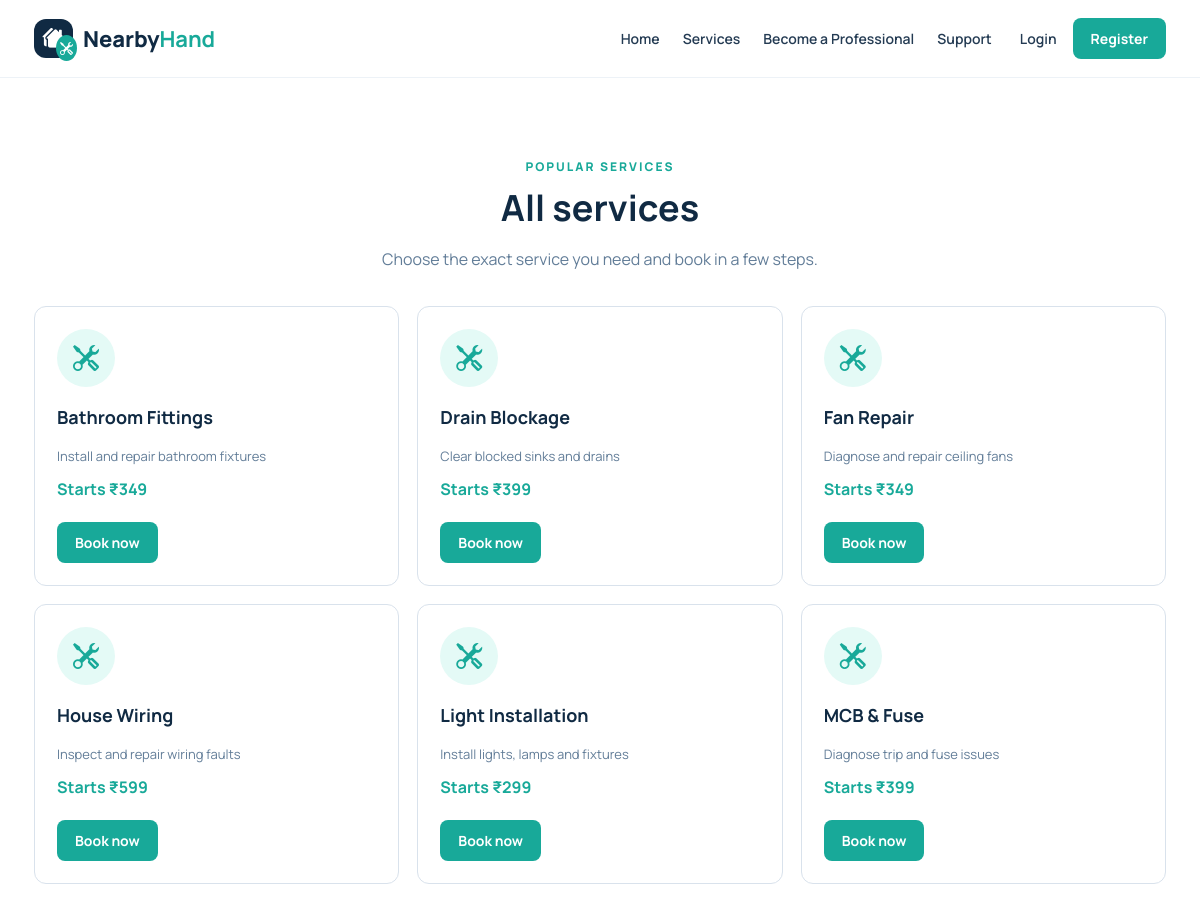
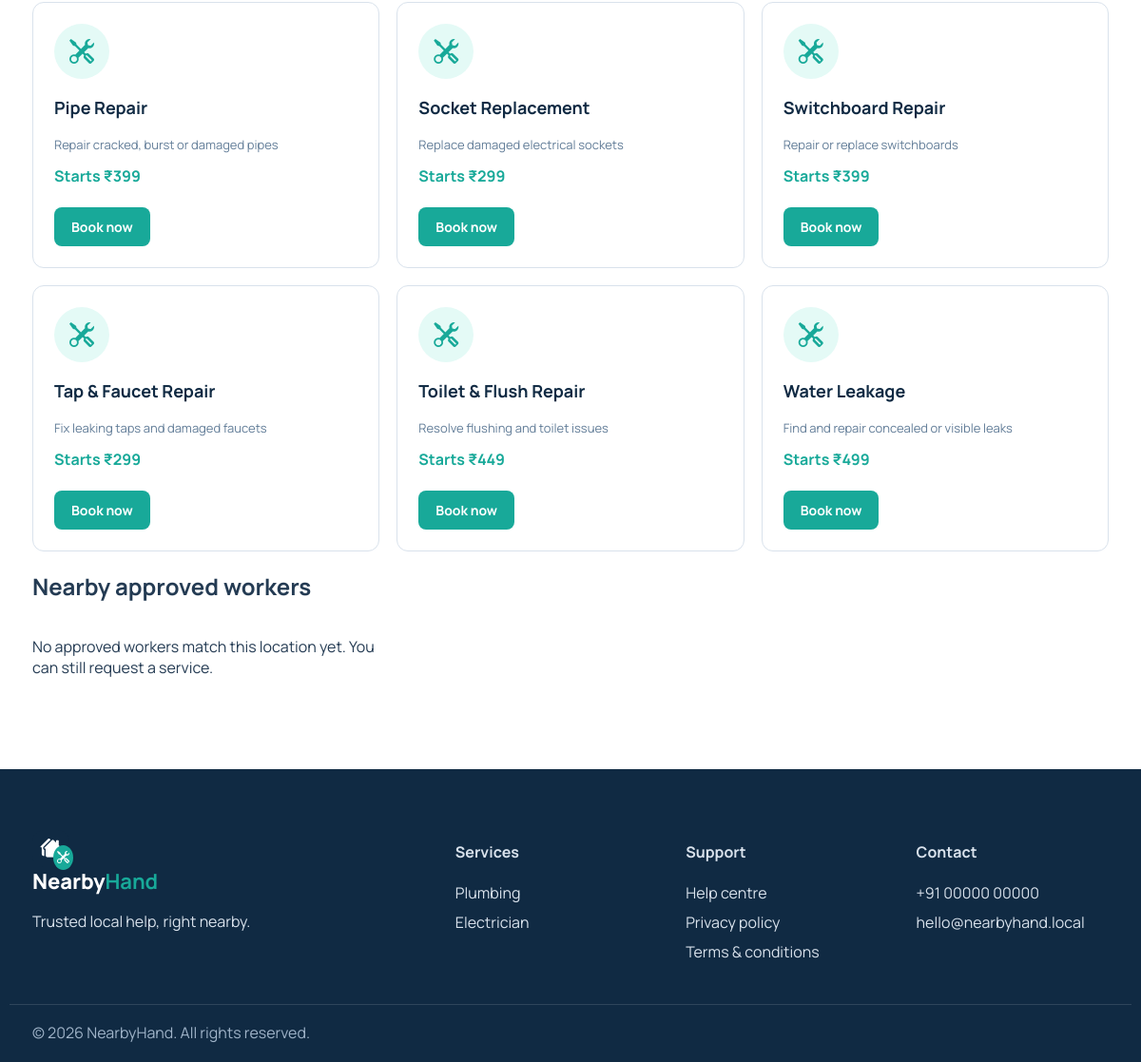
/services.php, run on the app's committed database (2 pictures, top to bottom).
### tables this page shows
CREATE TABLE services (id INT AUTO_INCREMENT PRIMARY KEY, category_id INT, name VARCHAR(120) NOT NULL, description TEXT, price DECIMAL(10,2) DEFAULT 299, visit_charge DECIMAL(10,2) DEFAULT 49, active BOOLEAN DEFAULT 1, FOREIGN KEY(category_id) REFERENCES service_categories(id));

### includes/bootstrap.php (called while the page is built, shortened)
<?php
function e($value) { return htmlspecialchars((string)$value, ENT_QUOTES, 'UTF-8'); }
function current_user() { return $_SESSION['user'] ?? null; }

### services.php (the view, shortened to what this page needs)
<?php require __DIR__.'/includes/bootstrap.php'; $category=$_GET['category'] ?? ''; $q=trim($_GET['q'] ?? ''); if($category){$stmt=$pdo->prepare("SELECT s.* FROM services s JOIN service_categories c ON c.id=s.category_id WHERE c.slug=? AND s.active=1 ORDER BY s.name");$stmt->execute([$category]);}elseif($q){$stmt=$pdo->prepare("SELECT s.* FROM services s JOIN service_categories c ON c.id=s.category_id WHERE s.active=1 AND (s.name LIKE ? OR s.description LIKE ?) ORDER BY s.name");$stmt->execute(['%'.$q.'%','%'.$q.'%']);}else{$stmt=$pdo->query("SELECT s.* FROM services s WHERE active=1 ORDER BY s.name");}$services=$stmt->fetchAll(); $location=strtolower(trim($_GET['location'] ?? '')); $workerStmt=$pdo->prepare("SELECT w.*,AVG(r.rating) rating,COUNT(r.id) review_count FROM workers w LEFT JOIN reviews r ON r.worker_id=w.id WHERE w.status='approved' AND (?='' OR LOWER(COALESCE(w.service_area,'')) LIKE ? OR LOWER(COALESCE(w.address,'')) LIKE ?) GROUP BY w.id ORDER BY rating DESC,w.name LIMIT 20");$workerStmt->execute([$location,'%'.$location.'%','%'.$location.'%']);$workers=$workerStmt->fetchAll(); $pageTitle='Services'; require __DIR__.'/includes/header.php'; ?>
<section class="section"><div class="container"><div class="section-head"><div class="eyebrow">Popular services</div><h2><?=e($category ? ucfirst($category) : 'All services')?></h2><p>Choose the exact service you need and book in a few steps.</p></div><div class="service-list"><?php foreach($services as $s): ?><article class="mini-service"><div class="service-icon" style="width:58px;height:58px;font-size:26px"><i class="bi bi-tools"></i></div><h3><?=e($s['name'])?></h3><p><?=e($s['description'])?></p><strong>Starts ₹<?=number_format($s['price'],0)?></strong><br><br><a class="btn btn-primary" href="booking.php?service=<?=e($s['id'])?>">Book now</a></article><?php endforeach; ?></div><h2 class="workers-title">Nearby approved workers</h2><div class="service-list"><?php if(!$workers): ?><p>No approved workers match this location yet. You can still request a service.</p><?php endif ?></div></div></section>
<?php require __DIR__.'/includes/footer.php'; ?>

### includes/header.php (shortened to what this page needs)
<?php $u=current_user(); $base = str_contains($_SERVER['SCRIPT_NAME'] ?? '', '/admin/') ? '../' : ''; ?>
<!doctype html><html lang="en"><head><link href="https://cdn.jsdelivr.net/npm/bootstrap-icons@1.11.3/font/bootstrap-icons.min.css" rel="stylesheet"><link rel="stylesheet" href="<?=e($base)?>assets/css/style.css"></head><body>
<header class="site-header"><div class="container nav-wrap"><a class="brand" href="<?=e($base)?>index.php"><span class="brand-mark"><i class="bi bi-houses-fill"></i><i class="bi bi-tools"></i></span><span>Nearby<b>Hand</b></span></a><button class="nav-toggle" aria-label="Menu"><i class="bi bi-list"></i></button><nav><a href="<?=e($base)?>index.php">Home</a><a href="<?=e($base)?>services.php">Services</a><?php if($u && $u['role']==='customer'): ?><a href="<?=e($base)?>my-bookings.php">My Bookings</a><?php elseif($u && $u['role']==='worker'): ?><a href="<?=e($base)?>worker-dashboard.php">Worker Panel</a><?php else: ?><a href="<?=e($base)?>worker-register.php">Become a Professional</a><?php endif ?><a href="#support">Support</a></nav><div class="nav-actions"><?php if($u): ?><span class="hello">Hi, <?=e(explode(' ', $u['name'])[0])?></span><a class="btn btn-outline" href="<?=e($base)?>logout.php">Logout</a><?php else: ?><a class="login-link" href="<?=e($base)?>login.php">Login</a><a class="btn btn-primary" href="<?=e($base)?>register.php">Register</a><?php endif ?></div></div></header>

### includes/footer.php
<?php $base = str_contains($_SERVER['SCRIPT_NAME'] ?? '', '/admin/') ? '../' : ''; ?>
<footer class="footer" id="support"><div class="container footer-grid"><div><a class="brand light" href="<?=e($base)?>index.php"><span class="brand-mark"><i class="bi bi-houses-fill"></i><i class="bi bi-tools"></i></span><span>Nearby<b>Hand</b></span></a><p>Trusted local help, right nearby.</p></div><div><h4>Services</h4><a href="<?=e($base)?>services.php?category=plumbing">Plumbing</a><a href="<?=e($base)?>services.php?category=electrician">Electrician</a></div><div><h4>Support</h4><a href="#">Help centre</a><a href="#">Privacy policy</a><a href="#">Terms & conditions</a></div><div><h4>Contact</h4><a href="tel:+910000000000">+91 00000 00000</a><a href="mailto:hello@nearbyhand.local">hello@nearbyhand.local</a></div></div><div class="container copyright">© <?=date('Y')?> NearbyHand. All rights reserved.</div></footer><script src="<?=e($base)?>assets/js/app.js"></script></body></html>

### assets/css/style.css (style rules this page uses)
* { box-sizing:border-box }
:root { --navy:#102a43;--teal:#18a999;--blue:#dff7f3;--ink:#243b53;--muted:#627d98;--line:#d9e2ec }
body { margin:0;font-family:Manrope,Arial,sans-serif;color:var(--ink);background:#fff }
.container { max-width:1180px;margin:auto;padding:0 24px }
.site-header { height:78px;border-bottom:1px solid #edf2f7;background:rgba(255,255,255,.96);position:sticky;top:0;z-index:20 }
.nav-wrap { height:100%;display:flex;align-items:center;gap:28px }
.brand { display:flex;align-items:center;gap:10px;text-decoration:none;color:var(--navy);font-size:22px;font-weight:800 }
.brand b { color:var(--teal) }
.brand-mark { width:39px;height:39px;border-radius:12px;background:var(--navy);color:white;display:grid;place-items:center;position:relative }
.brand-mark .bi-tools { font-size:13px;position:absolute;right:-4px;bottom:-3px;background:var(--teal);border-radius:50%;padding:4px }
.nav-wrap nav { display:flex;gap:23px;margin-left:auto }
.nav-wrap nav a,.login-link { text-decoration:none;color:var(--ink);font-weight:600;font-size:14px }
.nav-actions { display:flex;align-items:center;gap:16px }
.btn { border:0;border-radius:8px;padding:11px 18px;text-decoration:none;font-weight:700;font-size:14px;display:inline-block;cursor:pointer }
.btn-primary { background:var(--teal);color:white!important }
.eyebrow { color:var(--teal);font-weight:800;text-transform:uppercase;letter-spacing:2px;font-size:12px }
.section { padding:80px 0 }
.section-head { text-align:center;margin-bottom:36px }
.section-head h2 { font-size:36px;color:var(--navy);margin:8px }
.section-head p { color:var(--muted) }
.service-icon { width:94px;height:94px;border-radius:50%;background:#e4faf6;color:var(--teal);display:grid;place-items:center;font-size:48px;flex:none }
.service-list { display:grid;grid-template-columns:repeat(3,1fr);gap:18px }
.mini-service { border:1px solid var(--line);border-radius:12px;padding:22px }
.mini-service h3 { color:var(--navy);font-size:18px }
.mini-service p { font-size:13px;color:var(--muted) }
.mini-service strong { color:var(--teal) }
.footer { background:#102a43;color:#d9e2ec;padding:55px 0 20px;margin-top:0 }
.footer-grid { display:grid;grid-template-columns:2fr repeat(3,1fr);gap:40px }
.footer a { color:#d9e2ec;text-decoration:none;display:block;margin:9px 0 }
.brand.light { color:white }
.copyright { border-top:1px solid #ffffff20;margin-top:35px;padding-top:18px;color:#9fb3c8 }

### data on the page
services: name "Bathroom Fittings", description "Install and repair bathroom fixtures", price "349"
services: name "Drain Blockage", description "Clear blocked sinks and drains", price "399"
services: name "Fan Repair", description "Diagnose and repair ceiling fans", price "349"
services: name "House Wiring", description "Inspect and repair wiring faults", price "599"
services: name "Light Installation", description "Install lights, lamps and fixtures", price "299"
services: name "MCB & Fuse", description "Diagnose trip and fuse issues", price "399"
services: name "Pipe Repair", description "Repair cracked, burst or damaged pipes", price "399"
services: name "Socket Replacement", description "Replace damaged electrical sockets", price "299"
services: name "Switchboard Repair", description "Repair or replace switchboards", price "399"
services: name "Tap & Faucet Repair", description "Fix leaking taps and damaged faucets", price "299"
services: name "Toilet & Flush Repair", description "Resolve flushing and toilet issues", price "449"
services: name "Water Leakage", description "Find and repair concealed or visible leaks", price "499"

### other printed values
$category ? ucfirst($category) : 'All services' "All services"
